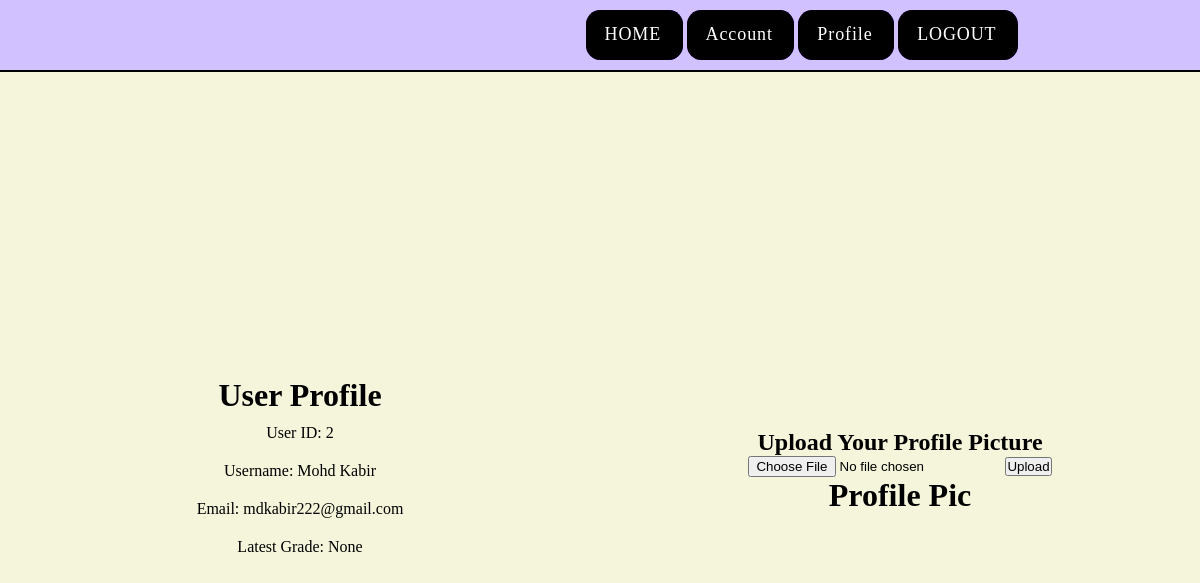
Page /account (signed in) on the earlier database version.
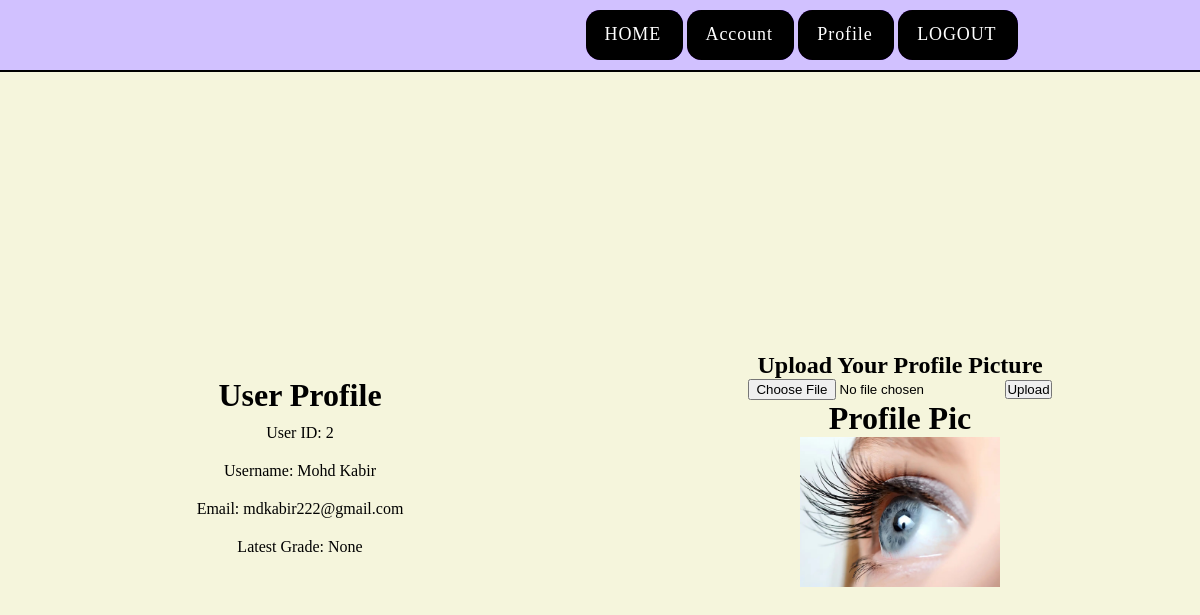
Same page on the later database version.
### pragnya_responsive_app/models.py (models this page shows)
class User(db.Model,UserMixin):
    id = db.Column(db.Integer, primary_key=True)
    name = db.Column(db.String(150), nullable=False)
    email = db.Column(db.String(150), unique=True, nullable=False)
    password = db.Column(db.String(200), nullable=False)
    student_grade = db.Column(db.Float, nullable=True)  # Float for grades
    profile_pic = db.Column(db.String(500), nullable=True)  # Column to store image path

### pragnya_responsive_app/main.py (the view)
@main.route('/account')
@login_required
def account():
    user_details = {
        'id': current_user.id,
        'username': current_user.name,
        'email': current_user.email,
        'student_grade' : current_user.student_grade,
        'Profile_pic' : current_user.profile_pic,
    }
    return render_template('accounts.html', user=user_details)

### pragnya_responsive_app/templates/accounts.html (shortened to what this page needs)
{% extends "base.html" %}
{% block content %}
<link rel="stylesheet" href="{{ url_for('static',filename='account.css') }}">
<div class="main">
    <div class="user_data">
        <h1>User Profile</h1>
        {% if current_user.is_authenticated %}
        <p>User ID:         {{ current_user.id }}</p>
        <p>Username:        {{ current_user.name }}</p>
        <p>Email:           {{ current_user.email }}</p>
        <p>Latest Grade:    {{ current_user.student_grade }} </p>
        {% else %}
        <p>Please log in to view your profile.</p>
        {% endif %}
    </div>
    <div class="user_profile_pic">
<h2>Upload Your Profile Picture</h2>
<form action="{{ url_for('main.upload_file') }}" method="POST" enctype="multipart/form-data">
    <input type="file" name="profile_pic" id="profile_pic" accept="image/*" required>
    <button type="submit">Upload</button>
</form>
<h1>Profile Pic</h1>
{% if current_user.profile_pic  %}
<img src="{{ url_for('main.display_image', filename=current_user.profile_pic) }}" alt="Uploaded Image" width="200px" height="150px">
{% endif %}
    </div>
</div>
{% endblock %}

### pragnya_responsive_app/templates/base.html (shortened to what this page needs)
<!DOCTYPE html>
<html lang="en">
<head>
    <link rel="stylesheet" href="{{ url_for( 'static',filename='index_style.css') }}">
</head>
<body>
    <header>
        <nav>
            <div class="navbar ">
                <div class="right nav-links">
                    <button class="cssbuttons-io">
                        <span>
                            <a href="{{ url_for( 'main.home' ) }}" class="links">HOME</a>
                        </span>
                    </button>
                    {% if show_auth_buttons %}
                    <button class="cssbuttons-io">
                        <span>
                            <path d="M0 0h24v24H0z" fill="none"></path>
                            <path
                                d="M24 12l-5.657 5.657-1.414-1.414L21.172 12l-4.243-4.243 1.414-1.414L24 12zM2.828 12l4.243 4.243-1.414 1.414L0 12l5.657-5.657L7.07 7.757 2.828 12zm6.96 9H7.66l6.552-18h2.128L9.788 21z"
                                fill="currentColor"></path>
                            </svg>
                            <a href="{{ url_for( 'auth.signup' ) }}" class="links">SIGN UP</a>
                        </span>
                    </button>
                    <button class="cssbuttons-io">
                        <span>
                            <path d="M0 0h24v24H0z" fill="none"></path>
                            <path
                            d="M24 12l-5.657 5.657-1.414-1.414L21.172 12l-4.243-4.243 1.414-1.414L24 12zM2.828 12l4.243 4.243-1.414 1.414L0 12l5.657-5.657L7.07 7.757 2.828 12zm6.96 9H7.66l6.552-18h2.128L9.788 21z"
                            fill="currentColor"></path>
                        </svg>
                        <a href="{{ url_for( 'auth.login' ) }}" class="links">LOGIN</a>
                    </span>
                </button>
                {% else %}
                <button class="cssbuttons-io">
                    <span>
                        <a href="{{ url_for( 'main.profile' ) }}" class="links">Account</a>
                    </span>
                </button>
                <button class="cssbuttons-io">
                    <span>
                        <a href="{{ url_for( 'main.account' ) }}" class="links">Profile</a>
                    </span>
                </button>
                <button class="cssbuttons-io">
                    <span>
                            <a href="{{ url_for( 'auth.logout' ) }}" class="links">LOGOUT</a>
                        </span>
                    </button>
                     {% endif %}
                </div>
            </div>
        </nav>
    </header>
    <main>
        {% block content %}
        {% endblock %}
    </main>
</body>
</html>

### pragnya_responsive_app/static/index_style.css (style rules this page uses)
* { margin: 0; padding: 0; }
.navbar { display: flex; align-items: center; justify-content: space-around; background-color: rgb(209, 193, 255); border-bottom: 2px solid black; padding: 10px; width: 100vw; }
.cssbuttons-io { position: relative; font-family: inherit; font-weight: 500; font-size: 18px; letter-spacing: 0.05em; border-radius: 0.8em; cursor: pointer; border: none; background: linear-gradient(to right, #8e2de2, #4a00e0); color: ghostwhite; overflow: hidden; }
.cssbuttons-io span { position: relative; z-index: 10; transition: color 0.4s; display: flex; align-items: center; padding: 0.8em 1.2em 0.8em 1.05em; }
.cssbuttons-io::before, .cssbuttons-io::after { position: absolute; top: 0; left: 0; width: 100%; height: 100%; z-index: 0; }
.cssbuttons-io::before { content: ""; background: #000; width: 120%; left: -10%; transform: skew(30deg); transition: transform 0.4s cubic-bezier(0.3, 1, 0.8, 1); }
.main { height: 100vh; width: 100vw; display: flex; align-items: center; justify-content: space-around; }
.main_right h3, p { padding: 10px; }
.links { text-decoration: none; color: #fff; }

### pragnya_responsive_app/static/account.css (style rules this page uses)
body { background-color: beige; }
.main { display: flex; font-display: row; justify-content: space-around; text-align: center; }
.user_data { width: 50vw; }
.user_profile_pic { width: 50vw; }

Differences in the rows shown:
changed User "Mohd Kabir": profile_pic: picture added
